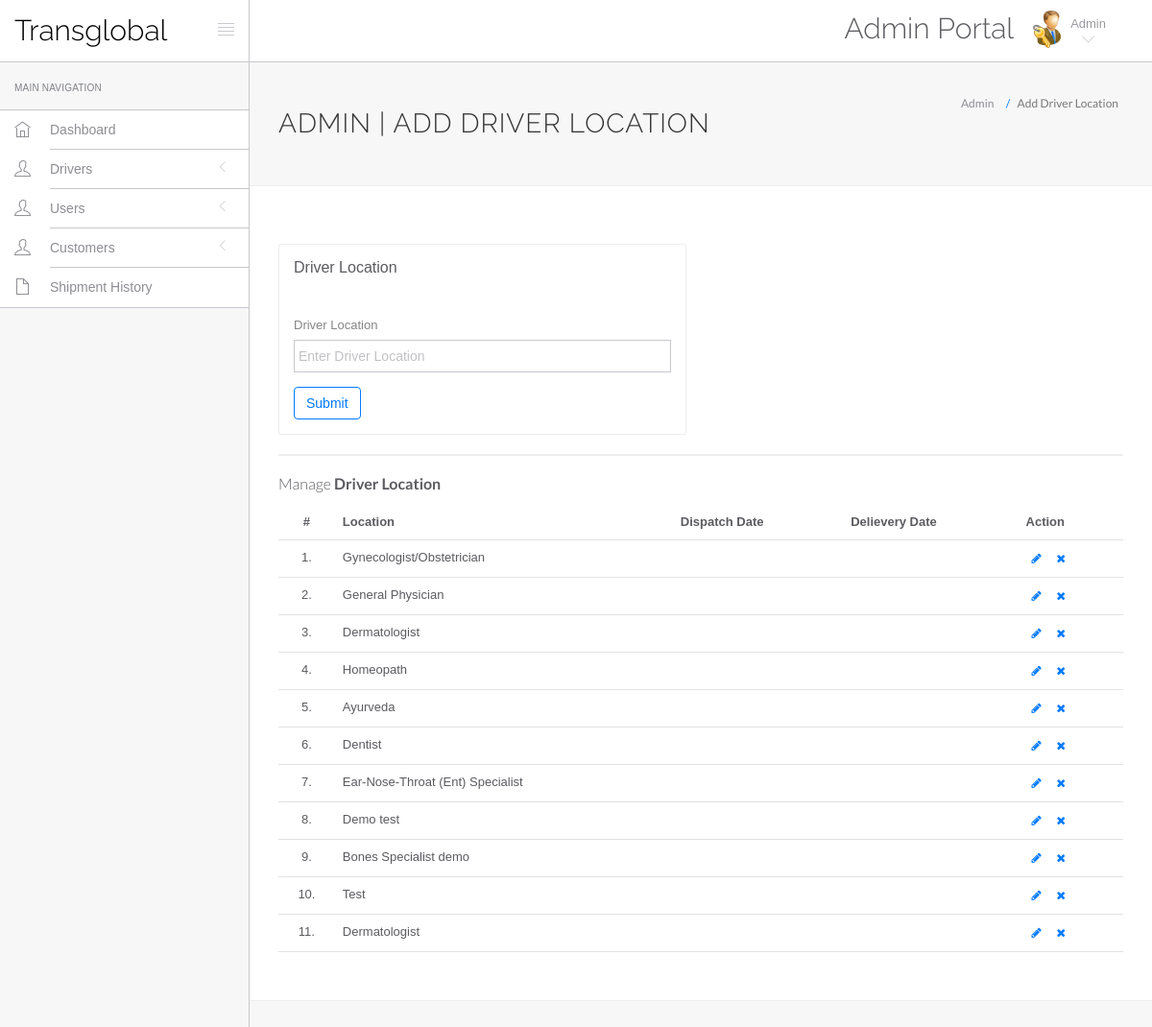
/hms/admin/doctor-specilization.php (signed in), run on the app's committed database.
### tables this page shows
CREATE TABLE IF NOT EXISTS `doctorspecilization` (
  `id` int(11) NOT NULL AUTO_INCREMENT,
  `specilization` varchar(255) DEFAULT NULL,
  PRIMARY KEY (`id`)
);

### hms/admin/doctor-specilization.php (the view, shortened to what this page needs)
<?php
include('include/config.php');
?>
<!DOCTYPE html>
<html lang="en">
	<head>
		<link rel="stylesheet" href="vendor/bootstrap/css/bootstrap.min.css">
		<link rel="stylesheet" href="vendor/fontawesome/css/font-awesome.min.css">
		<link rel="stylesheet" href="vendor/themify-icons/themify-icons.min.css">
		<link rel="stylesheet" href="assets/css/styles.css">
	</head>
	<body>
		<div id="app">
<?php include('include/sidebar.php');?>
			<div class="app-content">
						<?php include('include/header.php');?>
				<div class="main-content" >
					<div class="wrap-content container" id="container">
						<section id="page-title">
							<div class="row">
								<div class="col-sm-8">
									<h1 class="mainTitle">Admin | Add Driver Location</h1>
																	</div>
								<ol class="breadcrumb">
									<li>
										<span>Admin</span>
									</li>
									<li class="active">
										<span>Add Driver Location</span>
									</li>
								</ol>
							</div>
						</section>
						<div class="container-fluid container-fullw bg-white">
							<div class="row">
								<div class="col-md-12">
									<div class="row margin-top-30">
										<div class="col-lg-6 col-md-12">
											<div class="panel panel-white">
												<div class="panel-heading">
													<h5 class="panel-title">Driver Location</h5>
												</div>
												<div class="panel-body">
													<form role="form" name="dcotorspcl" method="post" >
														<div class="form-group">
															<label for="exampleInputEmail1">
																Driver Location
															</label>
							<input type="text" name="doctorspecilization" class="form-control"  placeholder="Enter Driver Location">
														</div>
														<button type="submit" name="submit" class="btn btn-o btn-primary">
															Submit
														</button>
													</form>
												</div>
											</div>
										</div>
											</div>
										</div>
									<div class="col-lg-12 col-md-12">
											<div class="panel panel-white">
											</div>
										</div>
									</div>
									<div class="row">
								<div class="col-md-12">
									<h5 class="over-title margin-bottom-15">Manage <span class="text-bold">Driver Location</span></h5>
									<table class="table table-hover" id="sample-table-1">
										<thead>
											<tr>
												<th class="center">#</th>
												<th>Location</th>
												<th class="hidden-xs">Dispatch Date</th>
												<th>Delievery Date</th>
												<th>Action</th>
											</tr>
										</thead>
										<tbody>
<?php
$sql=mysqli_query($con,"select * from doctorSpecilization");
$cnt=1;
while($row=mysqli_fetch_array($sql))
{
?>
											<tr>
												<td class="center"><?php echo $cnt;?>.</td>
												<td class="hidden-xs"><?php echo $row['specilization'];?></td>
												<td><?php echo $row['creationDate'];?></td>
												<td><?php echo $row['updationDate'];?>
												</td>
												<td >
												<div class="visible-md visible-lg hidden-sm hidden-xs">
							<a href="edit-doctor-specialization.php?id=<?php echo $row['id'];?>" class="btn btn-transparent btn-xs" tooltip-placement="top" tooltip="Edit"><i class="fa fa-pencil"></i></a>
	<a href="doctor-specilization.php?id=<?php echo $row['id']?>&del=delete" onClick="return confirm('Are you sure you want to delete?')"class="btn btn-transparent btn-xs tooltips" tooltip-placement="top" tooltip="Remove"><i class="fa fa-times fa fa-white"></i></a>
												</div>
												</td>
											</tr>
											<?php
$cnt=$cnt+1;
											 }?>
										</tbody>
									</table>
								</div>
							</div>
								</div>
							</div>
						</div>
					</div>
				</div>
	</body>
</html>

### data on the page
doctorspecilization: specilization "Gynecologist/Obstetrician"
doctorspecilization: specilization "General Physician"
doctorspecilization: specilization "Dermatologist"
doctorspecilization: specilization "Homeopath"
doctorspecilization: specilization "Ayurveda"
doctorspecilization: specilization "Dentist"
doctorspecilization: specilization "Ear-Nose-Throat (Ent) Specialist"
doctorspecilization: specilization "Demo test"
doctorspecilization: specilization "Bones Specialist demo"
doctorspecilization: specilization "Test"
doctorspecilization: specilization "Dermatologist"
